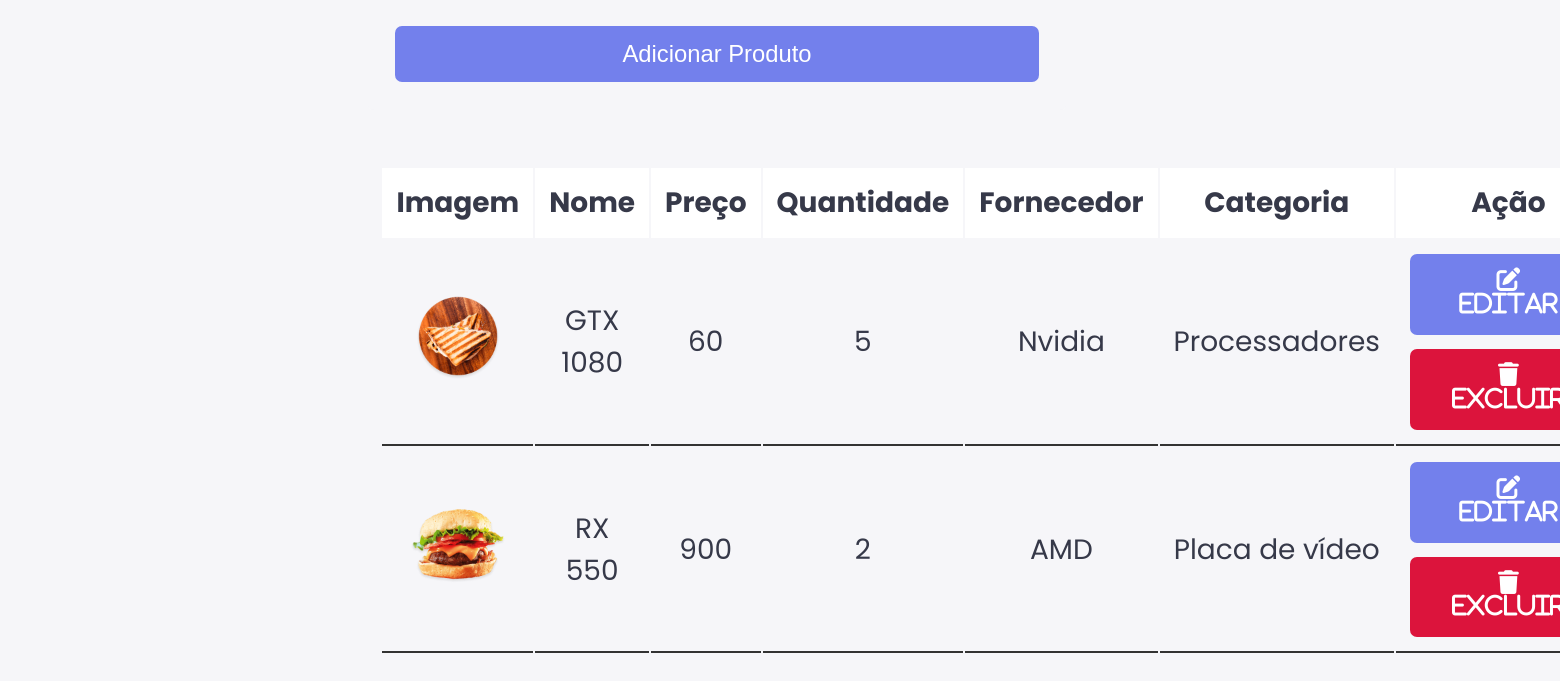
The page /addProduto.php (lower part) on the database as committed earlier.
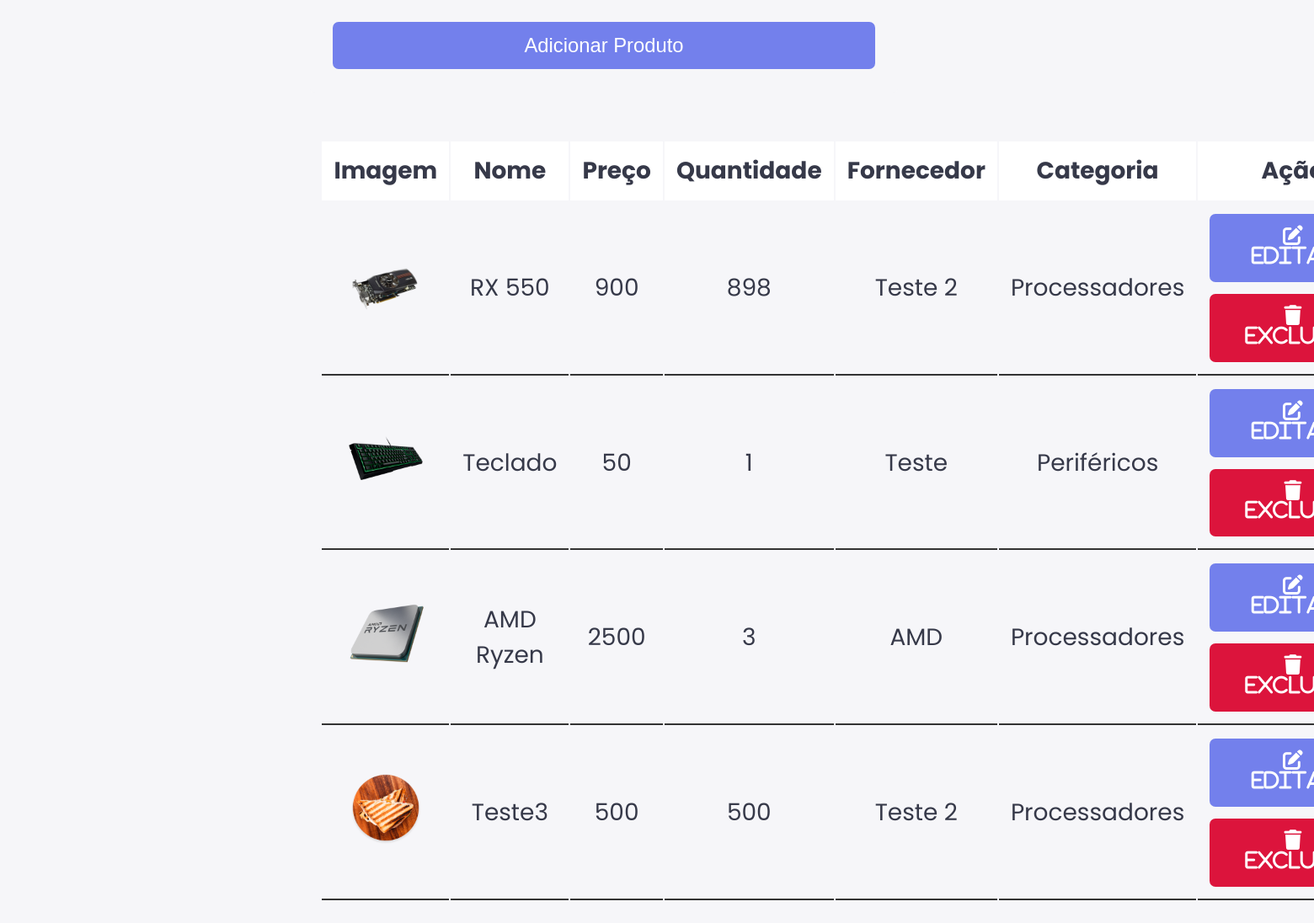
The same page on the database as committed later.
### tables this page shows
CREATE TABLE `produto` (
  `idProduto` int(255) NOT NULL,
  `nomeProduto` varchar(255) NOT NULL,
  `descricaoProduto` varchar(510) NOT NULL,
  `precoProduto` varchar(255) NOT NULL,
  `idFornecedor` int(255) NOT NULL,
  `idCategoria` int(255) NOT NULL,
  `qtdeProduto` int(255) NOT NULL,
  `imagemProduto` varchar(255) DEFAULT NULL
);

CREATE TABLE `fornecedor` (
  `idFornecedor` int(255) NOT NULL,
  `descricaoFornecedor` varchar(300) NOT NULL
);

CREATE TABLE `categoria` (
  `idCategoria` int(255) NOT NULL,
  `descricaoCategoria` varchar(255) NOT NULL
);

### addProduto.php (the view, shortened to what this page needs)
<?php
@include 'config.php';
?>
<!DOCTYPE html>
<html lang="pt-br">
<head>
  <link rel="stylesheet" href="styles/crudProduto.css" />
  <link rel="stylesheet" href="https://cdnjs.cloudflare.com/ajax/libs/font-awesome/6.2.0/css/all.min.css" />
</head>
<body>
  <div class="container">
    <div class="admin-product-form-container">
      <form action="<?php $_SERVER['PHP_SELF'] ?>" method="post" enctype="multipart/form-data">
        <input type="submit" class="btn" name="add_product" value="Adicionar Produto" />
      </form>
      <div class="product-container">
        <div class="product-display">
          <table class="product-display-table">
            <thead>
              <tr>
                <th>Imagem</th>
                <th>Nome</th>
                <th>Preço</th>
                <th>Quantidade</th>
                <th>Fornecedor</th>
                <th>Categoria</th>
                <th>Ação</th>
              </tr>
            </thead>
            <?php
            $select = mysqli_query($conn, "SELECT *, descricaoFornecedor, descricaoCategoria FROM produto p INNER JOIN fornecedor f ON p.idFornecedor = f.idFornecedor INNER JOIN categoria c ON p.idCategoria = c.idCategoria");
            ?>
            <?php while ($row = mysqli_fetch_assoc($select)) { ?>
              <tr>
                <td><img src="assets/images/<?php echo $row['imagemProduto']; ?>" height="100" alt=""></td>
                <td><?php echo $row['nomeProduto']; ?></td>
                <td><?php echo $row['precoProduto']; ?></td>
                <td><?php echo $row['qtdeProduto']; ?></td>
                <td><?php echo $row['descricaoFornecedor']; ?></td>
                <td><?php echo $row['descricaoCategoria']; ?></td>
                <td>
                  <a href="editarProduto.php?edit=<?php echo $row['idProduto']; ?>" class="btn"> <i class="fas fa-edit"> Editar </i> </a>
                  <a href="addProduto.php?delete=<?php echo $row['idProduto']; ?>" class="btn"> <i class="fas fa-trash"> Excluir </i> </a>
                </td>
              </tr>
            <?php }; ?>
          </table>
        </div>
      </div>
    </div>
  </div>
</body>
</html>

### styles/crudProduto.css (style rules this page uses)
:root { --color-primary: #7380ec; --color-danger: #ff7782; --color-success: #41f1b6; --color-warning: #ffbb55; --color-white: #fff; --color-info-dark: #7d8da1; --color-info-light: #dce1eb; --color-dark: #363949; --color-light: rgba(132, 139, 200, 0.18); --color-primary-variant: #111e88; --color-dark-variant: #677483; --color-background: #f6f6f9; --card-border-radius: 2rem; --border-radius-1: 0.4rem; --border-radius-2: 0.8rem; --border-radius-3: 1.2rem; --card-padding: 1.8rem; --padding-1: 1.2rem; --box-shadow: 0 2rem 3rem var(var(--color-light)); }
* { margin: 0; padding: 0; outline: 0; appearance: none; border: 0; text-decoration: none; list-style: none; box-sizing: border-box; }
html { font-size: 14px; }
body { width: 100vw; height: 100vh; font-family: poppins, sans-serif; font-size: 0.88rem; background-color: var(--color-background); user-select: none; overflow-x: hidden; color: var(--color-dark); }
.container { display: grid; width: 96%; margin: 0 auto; gap: 1.8rem; grid-template-columns: 14rem auto 23rem; }
.admin-product-form-container form { max-width: 50rem; margin: 0 auto; padding: 2rem; border-radius: 0.5rem; background: var(--color-background); }
.btn, form a { display: block; width: 100%; cursor: pointer; border-radius: 0.5rem; margin-top: 1rem; font-size: 1.7rem; padding: 1rem 3rem; background: var(--color-primary); text-align: center; color: var(--color-white); text-transform: none; transition: all 0.3s ease; }
.product-container { max-width: 50rem; padding: 2rem; margin-left: 100px; }
.product-display { margin: 2rem 0; }
.product-display .product-display-table { width: 100%; text-align: center; }
.product-display .product-display-table thead { background-color: var(--color-white); }
.product-display .product-display-table th { font-size: 2rem; padding: 1rem; }
.product-display .product-display-table td { font-size: 2rem; padding: 1rem; border-bottom: .2rem solid #333; }
.product-display .product-display-table .btn:first-child { margin-top: 0; }
.product-display .product-display-table .btn:last-child { background: crimson; }

Rows that differ between the two databases and show on the page:
removed produto: imagemProduto (picture), nomeProduto "GTX 1080", precoProduto "60", qtdeProduto "5", idFornecedor.descricaoFornecedor "Nvidia", idCategoria.descricaoCategoria "Processadores"
changed produto "RX 550": imagemProduto: a different picture; qtdeProduto "2" → "898"; idFornecedor.descricaoFornecedor "AMD" → "Teste 2"; idCategoria.descricaoCategoria "Placa de vídeo" → "Processadores"
added produto: imagemProduto (picture), nomeProduto "Teclado", precoProduto "50", qtdeProduto "1", idFornecedor.descricaoFornecedor "Teste", idCategoria.descricaoCategoria "Periféricos"
added produto: imagemProduto (picture), nomeProduto "AMD Ryzen", precoProduto "2500", qtdeProduto "3", idFornecedor.descricaoFornecedor "AMD", idCategoria.descricaoCategoria "Processadores"
added produto: imagemProduto (picture), nomeProduto "Teste3", precoProduto "500", qtdeProduto "500", idFornecedor.descricaoFornecedor "Teste 2", idCategoria.descricaoCategoria "Processadores"
